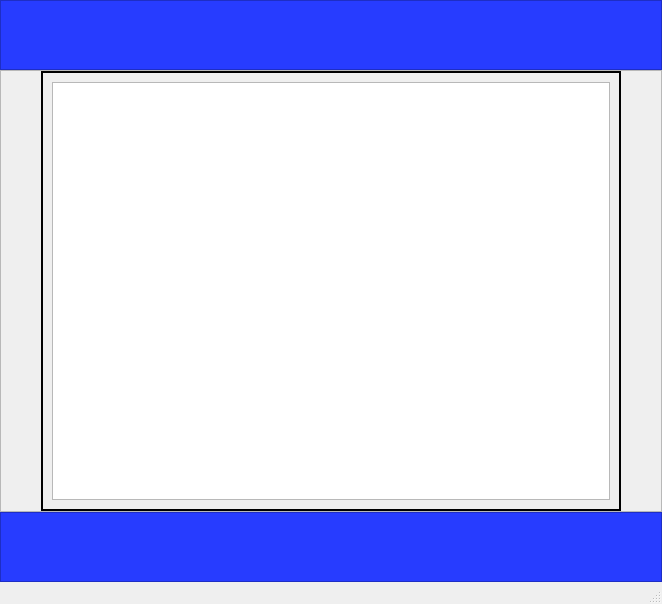
<?xml version="1.0" encoding="UTF-8"?>
<ui version="4.0">
 <class>MainWindow</class>
 <widget class="QMainWindow" name="MainWindow">
  <property name="geometry">
   <rect>
    <x>0</x>
    <y>0</y>
    <width>662</width>
    <height>604</height>
   </rect>
  </property>
  <property name="windowTitle">
   <string>MainWindow</string>
  </property>
  <widget class="QWidget" name="centralwidget">
   <layout class="QVBoxLayout" name="verticalLayout">
    <property name="spacing">
     <number>0</number>
    </property>
    <property name="leftMargin">
     <number>0</number>
    </property>
    <property name="topMargin">
     <number>0</number>
    </property>
    <property name="rightMargin">
     <number>0</number>
    </property>
    <property name="bottomMargin">
     <number>0</number>
    </property>
    <item>
     <widget class="QFrame" name="header">
      <property name="minimumSize">
       <size>
        <width>0</width>
        <height>70</height>
       </size>
      </property>
      <property name="styleSheet">
       <string notr="true">background-color: rgb(39, 60, 255);</string>
      </property>
      <property name="frameShape">
       <enum>QFrame::StyledPanel</enum>
      </property>
      <property name="frameShadow">
       <enum>QFrame::Raised</enum>
      </property>
     </widget>
    </item>
    <item>
     <widget class="QFrame" name="body">
      <property name="frameShape">
       <enum>QFrame::StyledPanel</enum>
      </property>
      <property name="frameShadow">
       <enum>QFrame::Raised</enum>
      </property>
      <layout class="QHBoxLayout" name="horizontalLayout">
       <property name="leftMargin">
        <number>0</number>
       </property>
       <property name="topMargin">
        <number>0</number>
       </property>
       <property name="rightMargin">
        <number>0</number>
       </property>
       <property name="bottomMargin">
        <number>0</number>
       </property>
       <item>
        <spacer name="horizontalSpacer_2">
         <property name="orientation">
          <enum>Qt::Horizontal</enum>
         </property>
         <property name="sizeType">
          <enum>QSizePolicy::Preferred</enum>
         </property>
         <property name="sizeHint" stdset="0">
          <size>
           <width>40</width>
           <height>20</height>
          </size>
         </property>
        </spacer>
       </item>
       <item>
        <widget class="QStackedWidget" name="stackedWidget">
         <property name="minimumSize">
          <size>
           <width>399</width>
           <height>400</height>
          </size>
         </property>
         <property name="maximumSize">
          <size>
           <width>800</width>
           <height>600</height>
          </size>
         </property>
         <property name="styleSheet">
          <string notr="true">QStackedWidget { 
	 border: 2px solid black;

}</string>
         </property>
         <property name="currentIndex">
          <number>0</number>
         </property>
         <widget class="QWidget" name="page">
          <layout class="QGridLayout" name="gridLayout_2">
           <item row="0" column="0">
            <widget class="QTableView" name="main_table">
             <property name="styleSheet">
              <string notr="true">border-color: rgb(255, 19, 200);</string>
             </property>
            </widget>
           </item>
          </layout>
         </widget>
         <widget class="QWidget" name="page_2"/>
        </widget>
       </item>
       <item>
        <spacer name="horizontalSpacer">
         <property name="orientation">
          <enum>Qt::Horizontal</enum>
         </property>
         <property name="sizeType">
          <enum>QSizePolicy::Preferred</enum>
         </property>
         <property name="sizeHint" stdset="0">
          <size>
           <width>40</width>
           <height>20</height>
          </size>
         </property>
        </spacer>
       </item>
      </layout>
     </widget>
    </item>
    <item>
     <widget class="QFrame" name="basement">
      <property name="minimumSize">
       <size>
        <width>0</width>
        <height>70</height>
       </size>
      </property>
      <property name="styleSheet">
       <string notr="true">background-color: rgb(39, 60, 255);</string>
      </property>
      <property name="frameShape">
       <enum>QFrame::StyledPanel</enum>
      </property>
      <property name="frameShadow">
       <enum>QFrame::Raised</enum>
      </property>
     </widget>
    </item>
   </layout>
  </widget>
  <widget class="QMenuBar" name="menubar">
   <property name="geometry">
    <rect>
     <x>0</x>
     <y>0</y>
     <width>662</width>
     <height>21</height>
    </rect>
   </property>
  </widget>
  <widget class="QStatusBar" name="statusbar"/>
 </widget>
 <resources/>
 <connections/>
</ui>
